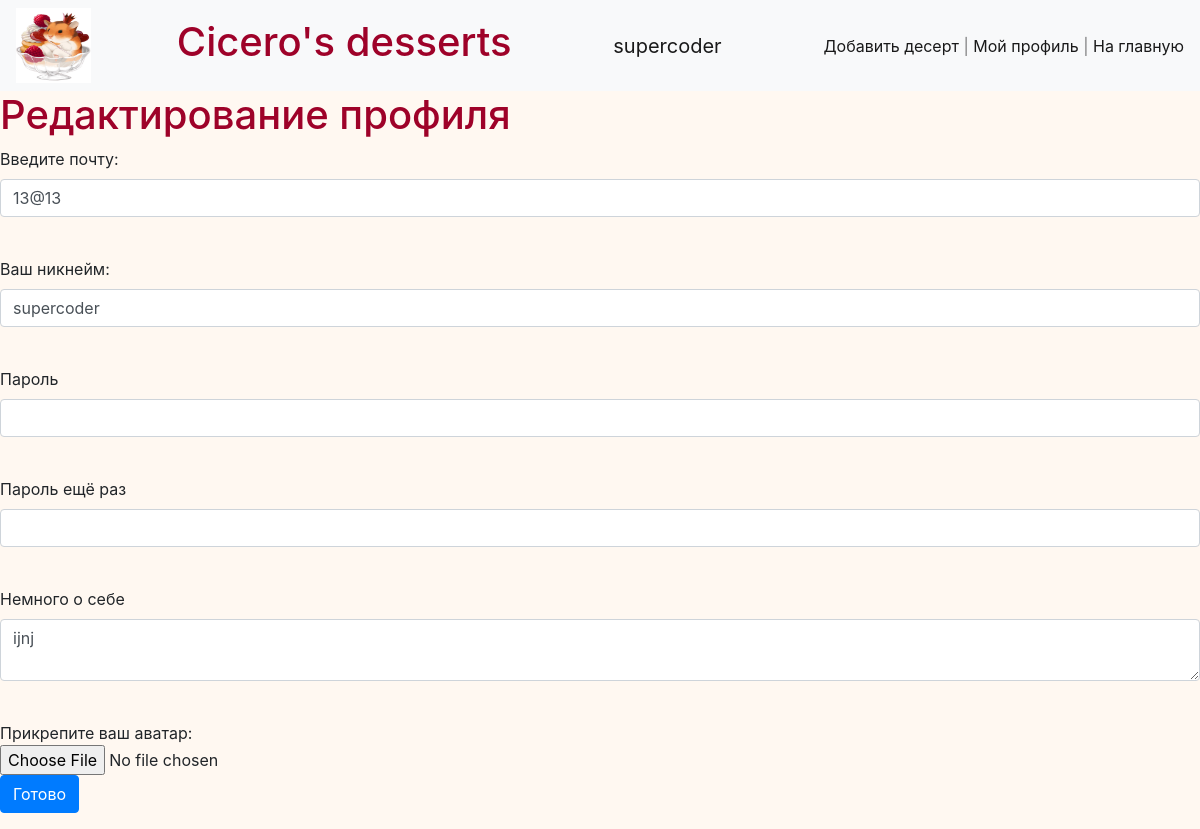
/profile/edit/1 (signed in), run on an earlier commit of the app's database.
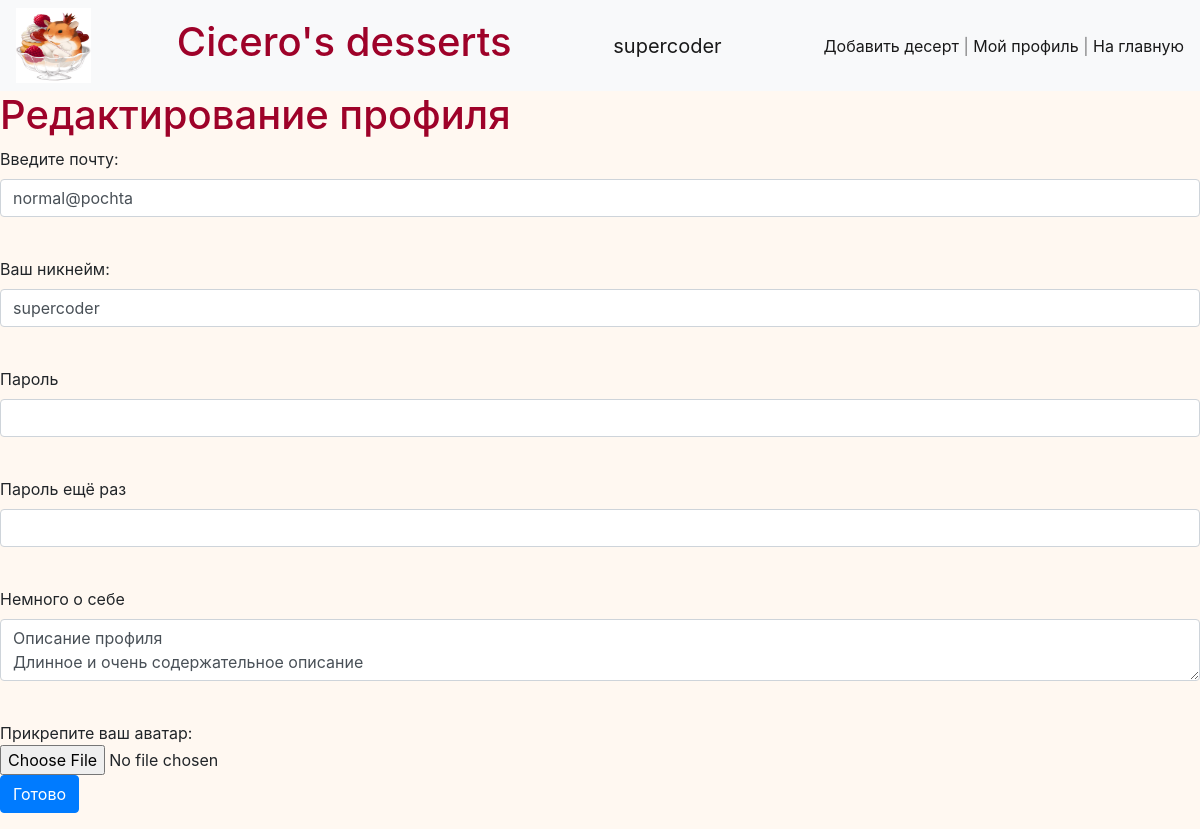
And on a later commit of the database.
### data/users.py (models this page shows, shortened)
class User(SqlAlchemyBase, UserMixin):
    __tablename__ = 'users'
    id = sqlalchemy.Column(sqlalchemy.Integer, primary_key=True, autoincrement=True)
    email = sqlalchemy.Column(sqlalchemy.String, nullable=False, unique=True)
    name = sqlalchemy.Column(sqlalchemy.String, nullable=False, unique=True)
    hashed_password = sqlalchemy.Column(sqlalchemy.String, nullable=False)
    about = sqlalchemy.Column(sqlalchemy.String, nullable=False)
    desserts = orm.relation("Dessert", back_populates='user')

### main.py (the view, shortened to what this page needs)
@app.route('/profile/edit/<int:id>', methods=['GET', 'POST'])
@login_required
def edit_profile(id):
    form = RegisterForm()
    if request.method == "GET":
        db_sess = db_session.create_session()
        user = db_sess.query(User).filter(User.id == id, User.id == current_user.id).first()
        if user:
            form.name.data = user.name
            form.about.data = user.about
            form.email.data = user.email
        else:
            abort(404)
    return render_template('register.html', title='Редактирование профиля', form=form)

### main.py
class RegisterForm(FlaskForm):
    email = EmailField("Введите почту: ", validators=[DataRequired()])
    name = StringField("Ваш никнейм: ", validators=[DataRequired()])
    password = PasswordField("Пароль", validators=[DataRequired()])
    password_again = PasswordField("Пароль ещё раз", validators=[DataRequired()])
    about = TextAreaField("Немного о себе", validators=[DataRequired()])
    submit = SubmitField("Готово")

### data/db_session.py (called while the page is built)
def create_session() -> Session:
    global __factory
    return __factory()

### main.py (called while the page is built)
@login_manager.user_loader
def load_user(user_id):
    db_sess = db_session.create_session()
    return db_sess.query(User).get(user_id)

### templates/register.html (shortened to what this page needs)
{% extends "base.html" %}
{% block content %}
    <h1>{{title}}</h1>
    <form action="" method="post" enctype="multipart/form-data">
        <p>
            {{ form.email.label }}<br>
            {{ form.email(class="form-control", type="email") }}<br>
        </p>
        <p>
            {{ form.name.label }}<br>
            {{ form.name(class="form-control") }}<br>
        </p>
        <p>
            {{ form.password.label }}<br>
            {{ form.password(class="form-control", type="password") }}<br>
        </p>
        <p>
            {{ form.password_again.label }}<br>
            {{ form.password_again(class="form-control", type="password") }}<br>
        </p>
        <p>
            {{ form.about.label }}<br>
            {{ form.about(class="form-control") }}<br>
        </p>
        Прикрепите ваш аватар: <br>
        <input type="file" name="avatar" accept="image/*">
        <p>{{ form.submit(type="submit", class="btn btn-primary") }}</p>
    </form>
{% endblock %}

### templates/base.html (shortened to what this page needs)
<!DOCTYPE html>
<html lang="ru">
    <head>
        <link rel="stylesheet"
              href="https://stackpath.bootstrapcdn.com/bootstrap/4.4.1/css/bootstrap.min.css"
>
        <link rel="stylesheet"
              href="{{url_for('static', filename='css/styles.css')}}">
    </head>
    <body>
        <header>
            <nav class="navbar navbar-light bg-light">
                <img src="../../static/img/favicon.ico" width="75" height="75" alt="">
                <a class="navbar-brand" href="/"><h1>Cicero's desserts</h1></a>
                {% if current_user.is_authenticated %}
                    <a class="navbar-brand" href="/logout">{{ current_user.name }}</a>
                {% else %}
                    <p>
                        <a class="btn btn-primary " href="/register">Зарегистрироваться</a>
                        <a class="btn btn-success" href="/login">Войти</a>
                    </p>
                {% endif %}
                <span class="navbar-text">
                    {% if current_user.is_authenticated %}
                        <a href="/desserts/add">Добавить десерт</a> |
                        <a href="/profile/{{current_user.id}}">Мой профиль</a> |
                    {% endif %}
                    <a href="/">На главную</a>
                </span>
            </nav>
        </header>
        <main >
            {% block content %}
            {% endblock %}
        </main>
    </body>
</html>

What changed in the data, as far as the page shows it:
changed User "supercoder": email "13@13" → "normal@pochta"; about "ijnj" → "Описание профиля Длинное и очень содержательное описание"
